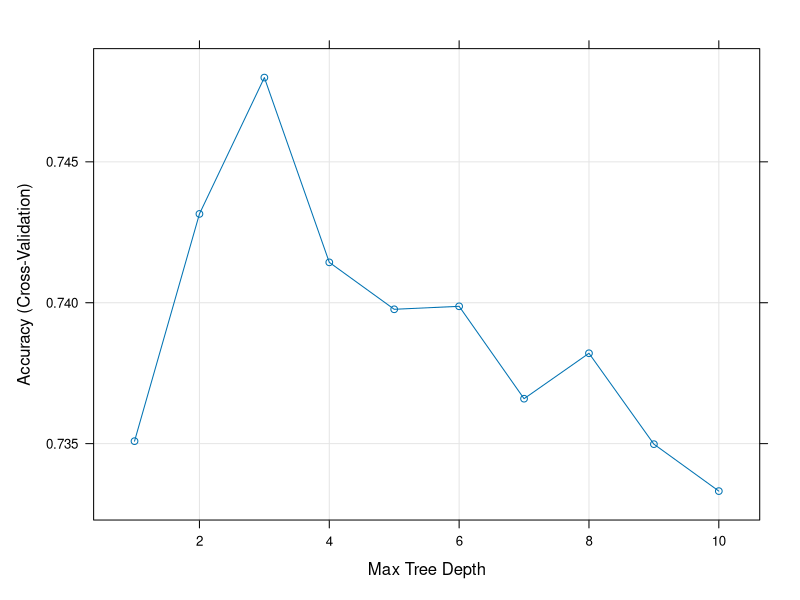

This chart was generated by the following R code:
## ---- chunk 1
knitr::opts_chunk$set(message = FALSE)
## ---- chunk 2
library(mlbench)
data(PimaIndiansDiabetes)
df <- PimaIndiansDiabetes
## ---- chunk 3
# The target variable is the variable at column 9. 
# From assignment 10
names(df)[9] <- 'target'
library(caret)
set.seed(2020)
splitIndex <- createDataPartition(df$target, p = .80, 
                                  list = FALSE)
df_train <- df[ splitIndex,]
df_test <- df[-splitIndex,]
## ---- chunk 4
# Decide the range of the maxdepth to search for the best
tuneGrid = expand.grid(maxdepth = 1:10)
# Tell caret to do Cross-Validation, 10 folds
trControl = trainControl(method = "cv",
                         number = 10)
set.seed(2020)
# Do Approach 2 
tree_approach2 <- train(target~., data=df_train, 
                                method = "rpart2", 
                                trControl = trControl,
                                tuneGrid = tuneGrid)

# Plot the results
plot(tree_approach2)
## ---- chunk 5
# Print the results
print(tree_approach2)
#I would choose maxdepth of 3 because it has the best accuracy and is still a relatively simple tree that should be easy to follow.  Adding more depth makes the model perform worse in cross-validation, and it makes a tree that is harder to follow.
## ---- chunk 6
pred <- predict(tree_approach2, df_test)
cm <- confusionMatrix(data = pred, reference = df_test$target, positive = "pos")
cm$overall[1]
